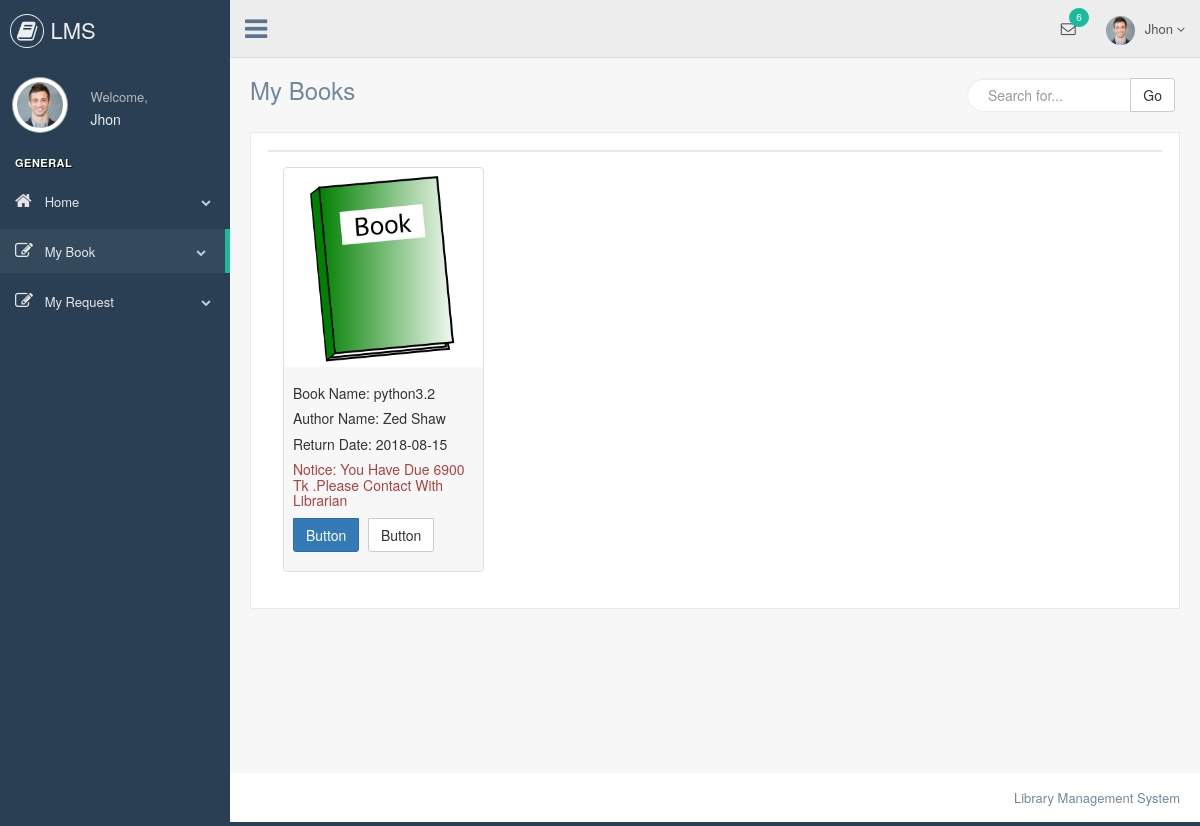
Screenshot of /student/book_in_my_account.php (signed in) with the database file from the repository.
### tables this page shows
CREATE TABLE `request_book` (
  `id` int(11) NOT NULL,
  `user_id` int(11) NOT NULL,
  `book_id` int(11) NOT NULL,
  `request_date` date NOT NULL,
  `return_date` date NOT NULL,
  `status` tinyint(4) NOT NULL DEFAULT '0',
  `request_code` varchar(255) NOT NULL DEFAULT '0',
  `delivery_status` tinyint(4) NOT NULL DEFAULT '0'
);

CREATE TABLE `add_books` (
  `id` int(11) NOT NULL,
  `book_name` varchar(255) NOT NULL,
  `book_image` varchar(255) NOT NULL,
  `category_id` int(11) NOT NULL,
  `author_name` varchar(255) NOT NULL,
  `publication_name` varchar(255) NOT NULL,
  `book_price` varchar(50) NOT NULL,
  `book_qty` varchar(255) NOT NULL,
  `avialable_qty` varchar(255) NOT NULL,
  `purchase_date` date NOT NULL,
  `librarian_user_name` varchar(255) NOT NULL,
  `librarian_id` int(11) NOT NULL
);

### student/classes/Book.php (called while the page is built, shortened)
<?php
$filepath=realpath(dirname(__FILE__));
include_once ($filepath.'/../../lib/Database.php') ;
include_once ($filepath.'/../../helpers/Format.php') ;
 class Book
 {
	    private $db;
		public function __construct()
		{
		  $this->db=new Database();
		}
    public function getMyBook(){
      $user_id = Session::get('userid');
      $query = "SELECT request_book.*,request_book.id as rId,add_books.*,add_books.id as bId,
                student_registration.*,student_registration.id as sId
                FROM request_book
                INNER JOIN add_books  ON add_books.id = request_book.book_id
                INNER JOIN student_registration  ON student_registration.id  = request_book.user_id
                WHERE request_book.status=1 AND request_book.user_id='$user_id' AND request_book.delivery_status=1";
      $result = $this->db->select($query);
      return $result;
    }
}

### lib/Database.php (called while the page is built, shortened)
<?php
Class Database{
 public $host   = DB_HOST;
 public $user   = DB_USER;
 public $pass   = DB_PASS;
 public $dbname = DB_NAME;
 public $link;
private function connectDB(){
 $this->link = new mysqli($this->host, $this->user, $this->pass,
  $this->dbname);
 }
public function select($query){
  $result = $this->link->query($query) or
   die($this->link->error.__LINE__);
  if($result->num_rows > 0){
    return $result;
  } else {
    return false;
  }
 }
}

### student/inc/include.php (called while the page is built, shortened)
<?php
include '../lib/Session.php' ;
include '../lib/Database.php' ;
include '../helpers/Format.php';
$fm   = new Format();
$bk  = new Book();
?>

### lib/Session.php (called while the page is built, shortened)
<?php
class Session{
 public static function get($key){
  if (isset($_SESSION[$key])) {
   return $_SESSION[$key];
  } else {
   return false;
  }
 }
}
?>

### helpers/Format.php (called while the page is built, shortened)
    <?php
    class Format{
    public function dateCompare($date){
       $today = date("Y-m-d");
       $today = date_create($today);
       $Mydate = date_create($date);
       $diff = date_diff($today,$Mydate);
       $diff = $diff->format('%R%a');
       if ($diff == 0) {
         return 0;
       }elseif ($diff == 1) {
         return 1;
       }elseif ($diff < 0) {
         return $diff;
       }
    }
}
?>

### student/book_in_my_account.php (the view, shortened to what this page needs)
<?php include 'inc/header.php'; ?>
<div class="right_col" role="main">
    <div class="">
        <div class="page-title">
            <div class="title_left">
                <h3>My Books</h3>
            </div>
            <?php include 'inc/search.php'; ?>
        </div>
        <div class="clearfix"></div>
        <div class="row" style="min-height:500px">
            <div class="col-md-12 col-sm-12 col-xs-12">
                <div class="x_panel">
                    <div class="x_title">
                    </div>
                    <div class="x_content">
                        <?php
                          $getMyBook = $bk->getMyBook();
                          if (isset($getMyBook) && $getMyBook !== false) {
                               foreach ($getMyBook as  $value) { ?>
                                <div class="col-sm-6 col-md-3">
                                    <div class="thumbnail">
                                      <img src="../librarian/<?php echo $value['book_image'] ;?>">
                                      <div class="caption">
                                        <h5>Book Name: <?php echo $value['book_name'] ;?></h5>
                                        <h5>Author Name: <?php echo $value['author_name'] ;?></h5>
                                        <h5>Return Date: <?php echo $value['return_date'] ;?></h5>
                                        <h5 class="text-danger">Notice:
                                          <?php
                                            $dueValue = $fm->dateCompare($value['return_date']);
                                            if(isset($dueValue)){
                                              if ($dueValue == 0) {
                                                 echo "Today Is The Last Date To Return The Book";
                                              }elseif ($dueValue == 1) {
                                                echo "You Have One Day Left To Return The Book";
                                              }elseif ($dueValue < 0) {
                                                echo "You Have Due ". abs($dueValue) * 50  ." Tk .Please Contact With Librarian";
                                              }
                                            }
                                          ?>
                                        </h5>
                                        <p><a href="#" class="btn btn-primary" role="button">Button</a> <a href="#" class="btn btn-default" role="button">Button</a></p>
                                      </div>
                                    </div>
                                </div>
                          <?php } } else { echo "You Dont Have Any Book";} ?>
                    </div>
                </div>
            </div>
        </div>
    </div>
</div>
<?php include 'inc/footer.php'; ?>

### student/css/photo_gallery.css (style rules this page uses)
.thumbnail { position: relative; padding: 0px; margin-bottom: 20px; height: auto; }
.thumbnail img { width: 100%; }
.thumbnail a.btn { border-top-left-radius: 0px; border-top-right-radius: 0px; }

### rows the page displays
request_book: add_books.book_image (picture), add_books.book_name "python3.2", add_books.author_name "Zed Shaw", return_date "2018-08-15", abs($dueValue)*50 "6900"

### other values shown
Session::get('username') "Jhon"
